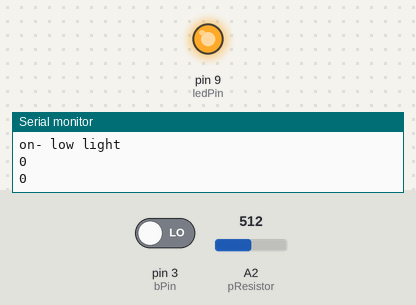
A sketch run on a simulated Arduino Uno, built with avr-gcc and run on an emulated ATmega328P. Parts: output pins drawn as LEDs (lit = HIGH), the last lines printed to the serial monitor. The test bench sets the inputs (shaded band); at power-on: A2 (pResistor) = 512, pin 3 (bPin) LOW.

Above: at 1.3 s.
1.4 s: A2 (pResistor) set to 793
3.2 s: A2 (pResistor) set to 808
At 4.9 s:
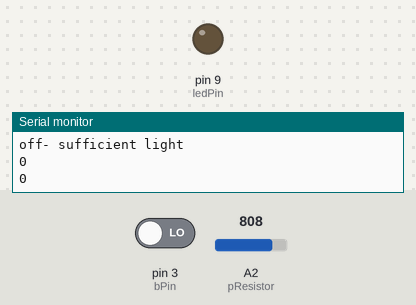
5.5 s: A2 (pResistor) set to 790
At 6.5 s:
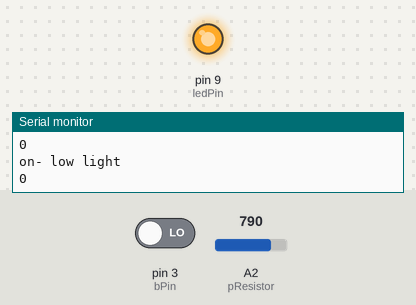
7.5 s: A2 (pResistor) set to 810
At 9.3 s:
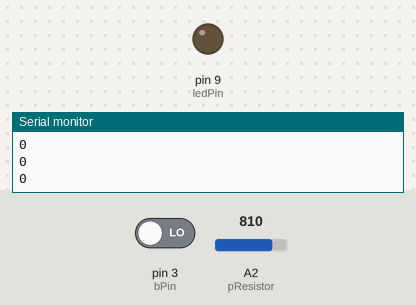
Timing chart, 0 to 10.5 s (numbered marks = the images above; inputs shaded):
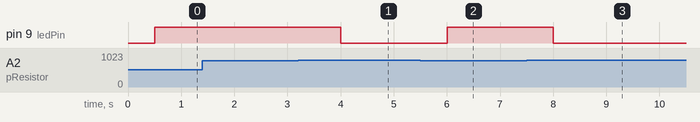

The sketch:

photoresistor_and_button.ino
```cpp
const int pResistor= A2;
const int ledPin=9;
const int bPin=3;
int bVal=0;
int value;
void setup() {
  // put your setup code here, to run once:

pinMode(ledPin,OUTPUT);
pinMode(pResistor, INPUT);
pinMode(bPin, INPUT);
Serial.begin(9600);
}
int on = 0;
int off = 0;
void loop() {
  // put your main code here, to run repeatedly:
value=analogRead(pResistor);
Serial.println(bVal);
delay(500);
bVal= digitalRead(bPin);


if(value<800 || bVal == HIGH){
  digitalWrite(ledPin,HIGH);
  if(off<1){
  Serial.println("on- low light");
  off=off+1;
  on=0;
  }
  }
else{

    if(on<1){
  Serial.println("off- sufficient light");
  digitalWrite(ledPin,LOW);
  on=on+1;
  off=0;
  }
  }

}
```

Measured:
- the behaviour switches between 799 and 800 on A2 (pResistor) (found by bisection; images 0 and 1)
- after the input at 3.2 s, pin 9 (ledPin): HIGH → LOW after 0.80 s
- after the input at 5.5 s, pin 9 (ledPin): LOW → HIGH after 0.50 s
- after the input at 7.5 s, pin 9 (ledPin): HIGH → LOW after 0.50 s
